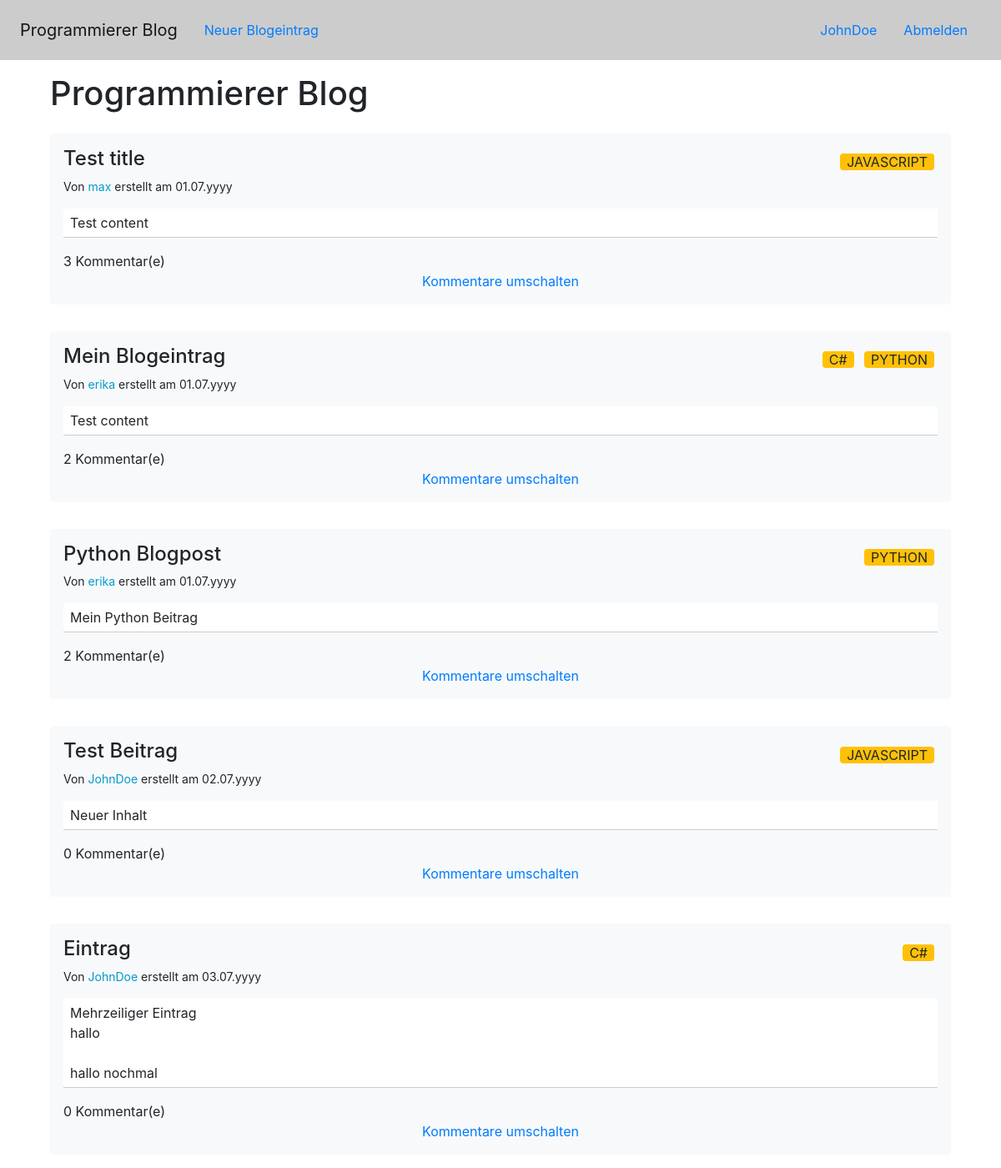
Page /index (signed in) on the committed database.
### app/models.py (models this page shows, shortened)
class User(UserMixin, db.Model):
    id = db.Column(db.Integer, primary_key=True)
    username = db.Column(db.String(64), index=True, unique=True)
    firstname = db.Column(db.String(64))
    lastname = db.Column(db.String(64))
    email = db.Column(db.String(120), index=True, unique=True)
    password = db.Column(db.String(128))
    entries = db.relationship('Entry', backref='author', lazy=True)
    comments = db.relationship('Comment', backref='author', lazy=True)

class Entry(db.Model):
    id = db.Column(db.Integer, primary_key=True)
    title = db.Column(db.String(100), unique=True)
    content = db.Column(db.String(255))
    user_id = db.Column(db.Integer, db.ForeignKey('user.id'))
    tags = db.relationship('Tag', secondary=tags, backref="entries")
    comments = db.relationship('Comment', backref='entry', lazy=True)
    created_at = db.Column(db.DateTime, index=True, default=datetime.utcnow)

class Tag(db.Model):
    id = db.Column(db.Integer, primary_key=True)
    description = db.Column(db.String(64), index=True)

### app/routes.py (the view)
@app.route('/', methods=['GET', 'POST'])
@app.route('/index', methods=['GET', 'POST'])
def index():
    form = AddCommentForm()
    entries = Entry.query.all()
    if form.validate_on_submit():
        comment = Comment(content=form.content.data,
                          user_id=current_user.id, entry_id=form.entry_id.data)
        db.session.add(comment)
        db.session.commit()
        return redirect(url_for('index'))
    print(form.errors)
    return render_template('index.html', title='Startseite', entries=entries, form=form)

### app/routes.py (called while the page is built)
@login_manager.user_loader
def load_user(user_id):
    return User.query.get(user_id)

### app/templates/index.html
{% extends "base.html" %}
{% block app_content %}
    <h1>Programmierer Blog</h1>
    {% for entry in entries %}
        {% include '_entry.html' %}
    {% endfor %}
{% endblock %}

### app/templates/header.html
<header class="navbar navbar-expand-lg navbar-light px-4 py-3 d-flex justify-content-between" style="background-color:#ccc;">
            <div class="d-flex justify-content-center">
                <a class="navbar-brand" href="/">Programmierer Blog</a>
                {% if current_user.is_authenticated %}
                    <ul class="nav nav-pills">
                        <li class="nav-item">
                            <a class="nav-link" href="{{ url_for('addEntry') }}">Neuer Blogeintrag</a>
                        </li>
                    </ul>
                {% endif %}
            </div>
            <div>
                {% if current_user.is_anonymous %}
                    <ul class="nav nav-pills">
                        <li class="nav-item">
                            <a class="nav-link" href="{{ url_for('login') }}">Anmelden</a>
                        </li>
                        <li class="nav-item">
                            <a class="nav-link" href="{{ url_for('signup') }}">Registrieren</a>
                        </li>
                    </ul>
                {% else %}
                    <ul class="nav nav-pills">
                        <li class="nav-item">
                            <a class="nav-link" href="{{ url_for('profile') }}">{{current_user.username}}</a>
                        </li>
                        <li class="nav-item">
                            <a class="nav-link" href="{{ url_for('logout') }}">Abmelden</a>
                        </li>
                    </ul>
                {% endif %}
            </div>
        </header>

### app/templates/_entry.html (shortened to what this page needs)
<div class="bg-light rounded p-3 my-3">
            <div>
                <div class="d-flex justify-content-between align-items-center">
                    <h4>{{entry.title}}</h4>
                    <div>
                        {% for tag in entry.tags %}
                            <span class="bg-warning rounded px-2 mx-1 text-uppercase">{{tag.description}}</span>
                        {% endfor %}
                    </div>
                </div>
                <div style="font-size: 14px;">
                    <span>Von <span style="color: #009ACD;">{{entry.author.username}}</span></span>
                    <span> erstellt am {{ moment(entry.created_at).format('DD.MM.yyyy') }}</span>
                </div>
            </div>
            <div class="my-3 bg-white" style="white-space: pre-wrap;border-bottom: 1px solid #ccc; padding: 5px 8px;">{{entry.content}}</div>
            <div>
                <div>{{entry.comments|length}} Kommentar(e)</div>
                <div class="d-flex justify-content-center">
                    <a data-toggle="collapse" href=#commentsCollapse{{entry.id}} aria-expanded="false" aria-controls=commentsCollapse{{entry.id}}>
                        Kommentare umschalten
                    </a>
                </div>
            </div>
        </div>

### rows in the picture
User: username "JohnDoe"
Entry: title "Test title", author.username "max", created_at "01.07.yyyy", content "Test content", comments|length "3"
Tag: description "JAVASCRIPT"
Entry: title "Mein Blogeintrag", author.username "erika", created_at "01.07.yyyy", content "Test content", comments|length "2"
Tag: description "C#"
Tag: description "PYTHON"
Entry: title "Python Blogpost", author.username "erika", created_at "01.07.yyyy", content "Mein Python Beitrag", comments|length "2"
Entry: title "Test Beitrag", author.username "JohnDoe", created_at "02.07.yyyy", content "Neuer Inhalt", comments|length "0"
Entry: title "Eintrag", author.username "JohnDoe", created_at "03.07.yyyy", content "Mehrzeiliger Eintrag hallo hallo nochmal", comments|length "0"
